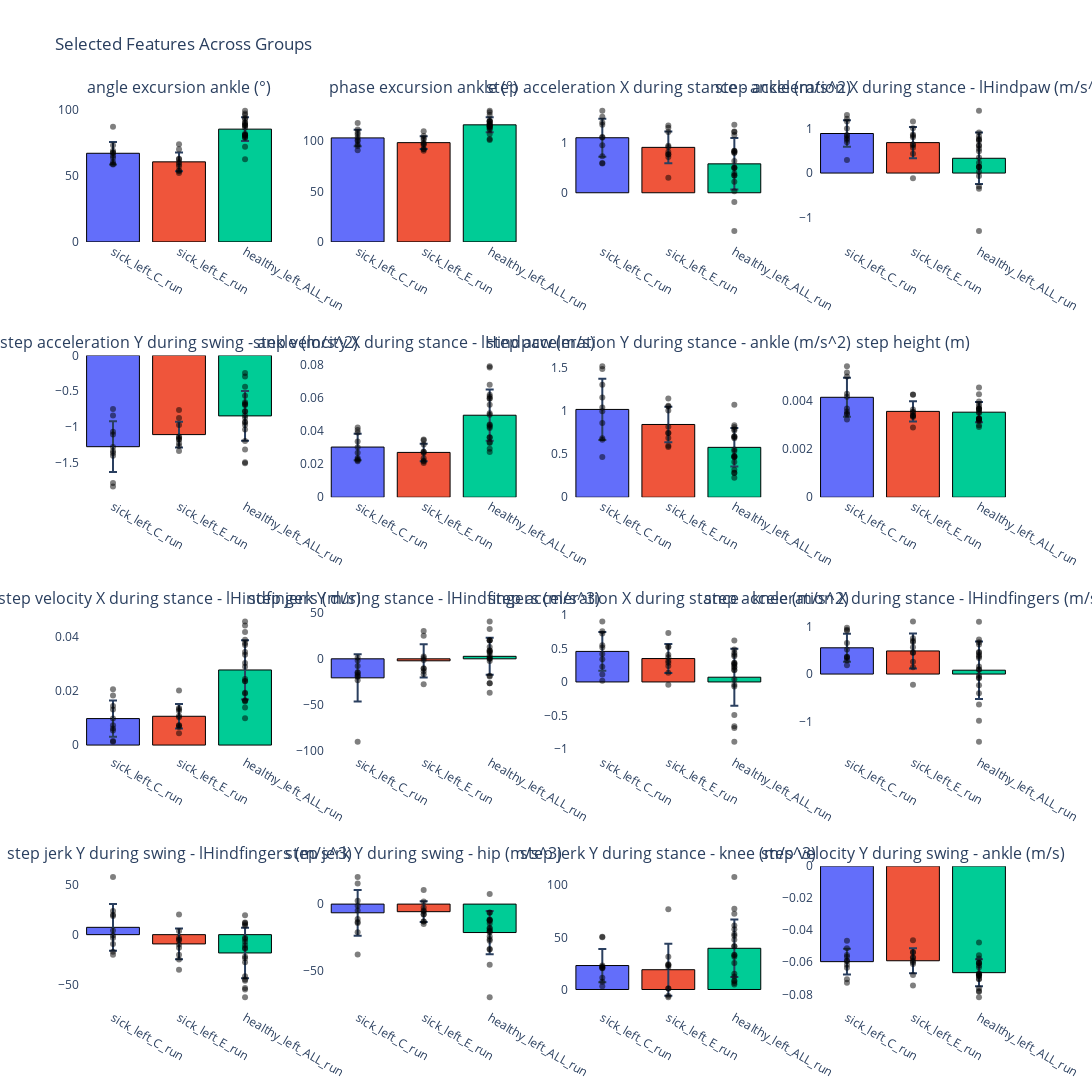

Notebook code for this chart:
### Code cell
# healthy_left_hindlimb_features_df
# sick_left_hindlimb_features_df
# treatment_left_hindlimb_features_df

## Compare the statistically significant results against the e_sick group
print(f"Number of features: {len(res_df)}")

## remove all the features in all_vs_c_df that have ' at ' in the name
all_vs_c_df = all_vs_c_df[~all_vs_c_df['feature'].str.contains(' at ', case=False)]
print(f"Number of significant features that describe the lesion effect: {len(all_vs_c_df)}")

res_df_lesion = res_df[res_df['feature'].isin(all_vs_c_df['feature'])]

print(f"Number selected lesion features affected by the treatment: {len(res_df_lesion)}")
print(f"Lesion features affected by the treatment:\n{res_df_lesion.head()}")
print(f"Number of features going towards healthy: {len(res_df_lesion[res_df_lesion['direction'] == 'towards_healthy'])}")
print(res_df_lesion['feature'][res_df_lesion['direction'] == 'towards_healthy'].to_list())
print(f"Number of features worsening: {len(res_df_lesion[res_df_lesion['direction'] == 'away_from_healthy'])}")
print(res_df_lesion['feature'][res_df_lesion['direction'] == 'away_from_healthy'].to_list())

## Compare all healthy vs treatment to see non-pathology-related features
healthy_vs_treatment_df = all_vs_e_df[~all_vs_e_df['feature'].str.contains(' at ', case=False)]
print(f"\nNumber of significant features affected by the treatment: {len(healthy_vs_treatment_df)}")
## Remove the features that are in the lesion effect
_healthy_vs_treatment_df = healthy_vs_treatment_df[~healthy_vs_treatment_df['feature'].isin(all_vs_c_df['feature'])]

res_df_treatment = res_df[res_df['feature'].isin(_healthy_vs_treatment_df['feature'])]
print(f"Number of selected features that are not pathological: {len(res_df_treatment)}")

print(f"Non-pathological features: {res_df_treatment.head()}")
print(f"Number of features going towards healthy: {len(res_df_treatment[res_df_treatment['direction'] == 'towards_healthy'])}")
print(res_df_treatment['feature'][res_df_treatment['direction'] == 'towards_healthy'].to_list())
print(f"Number of features worsening: {len(res_df_treatment[res_df_treatment['direction'] == 'away_from_healthy'])}")
print(res_df_treatment['feature'][res_df_treatment['direction'] == 'away_from_healthy'].to_list())

## Get the number of features that are influenced by the treatment and part of pathology


res_df_lesion.to_csv(os.path.join('./', 'lesion_features_affected_by_treatment.csv'), index=False)
res_df_treatment.to_csv(os.path.join('./', 'non_pathological_features_affected_by_treatment.csv'), index=False)

fig_lesion = plot_features_list_across_groups(
    feature_list=res_df_lesion['feature'].tolist(),
    feature_subsets=feature_subsets,
    limb='hindlimb',
    sides=['left'],  # or ['left', 'right']
    groups=['healthy_left_ALL_', 'sick_left_C_', 'sick_left_E_'] 
)

fig_non_path = plot_features_list_across_groups(
    feature_list=res_df_treatment['feature'].tolist(),
    feature_subsets=feature_subsets,
    limb='hindlimb',
    sides=['left'],
    groups=['healthy_left_ALL_', 'sick_left_C_', 'sick_left_E_'] 
)

fig_lesion.show()
fig_non_path.show()

fig_lesion.write_image("lesion_features.svg", scale = 2)
fig_non_path.write_image("non_pathological_features.svg", scale = 2)

# umap of significant only. remove E from CBE X
# targeted questions: features that describe the state (healthy vs sick). How many are influenced by the treatment? X 
# show in plot form, 2 relevant parameters only, 1 average of all (show effect)
# venn diagram / pie chart of number of features X
